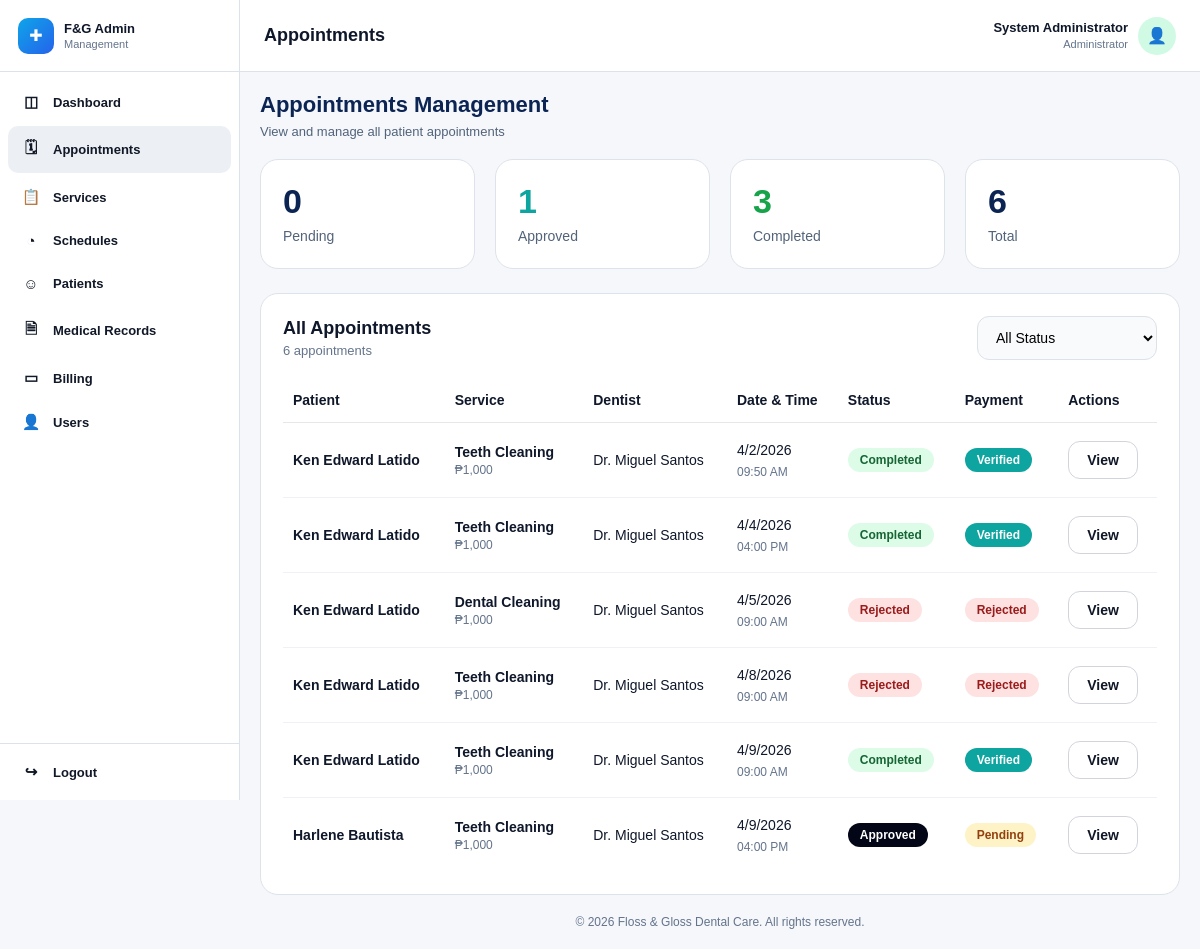
/admin/manage-appointments.php (signed in), run on an earlier commit of the app's database.
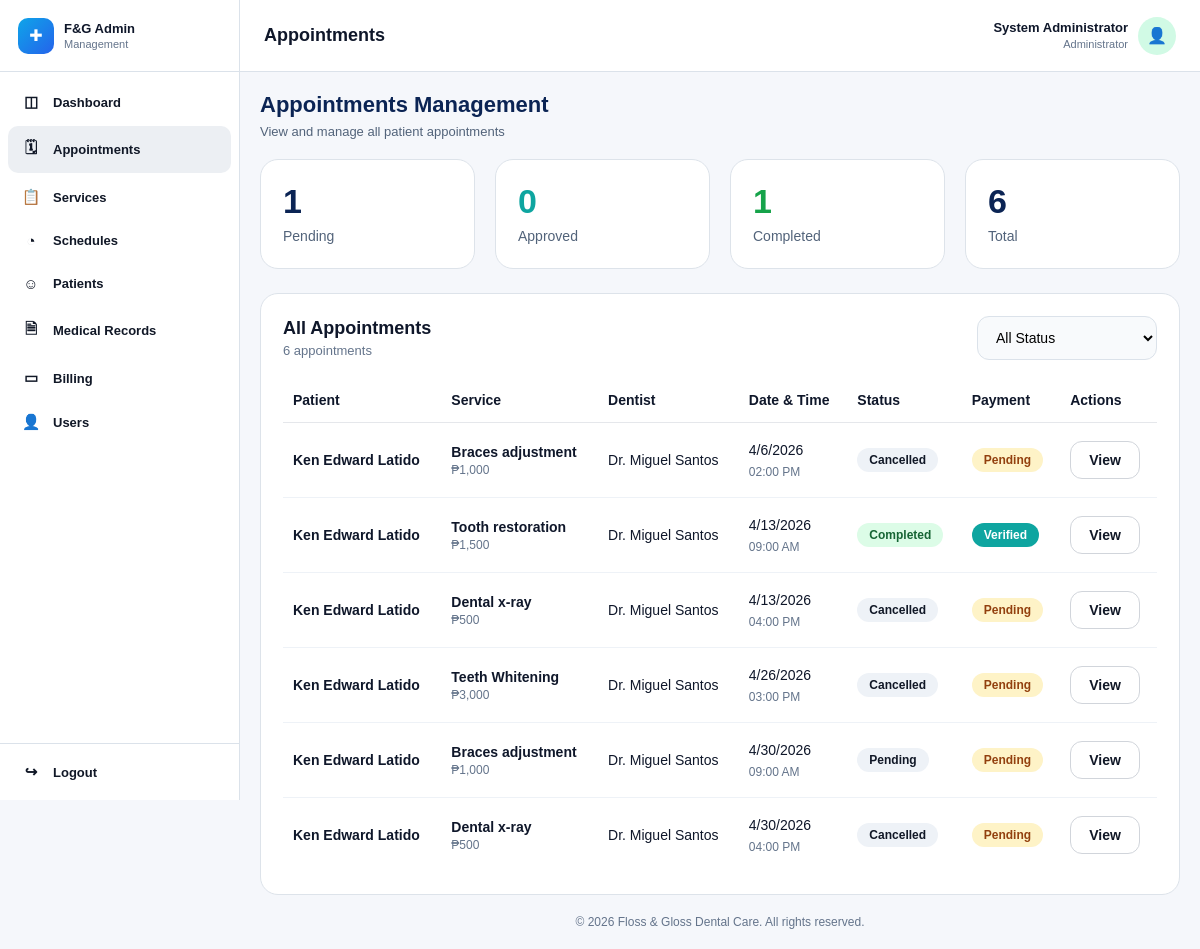
And on a later commit of the database.
### tables this page shows
CREATE TABLE `appointments` (
  `appointment_id` int(11) NOT NULL,
  `appointment_code` varchar(30) NOT NULL,
  `patient_id` int(11) NOT NULL,
  `service_id` int(11) NOT NULL,
  `dentist_id` int(11) NOT NULL,
  `requested_date` date NOT NULL,
  `requested_start_time` time NOT NULL,
  `requested_end_time` time NOT NULL,
  `final_date` date DEFAULT NULL,
  `final_start_time` time DEFAULT NULL,
  `final_end_time` time DEFAULT NULL,
  `status` enum('pending','approved','rejected','reschedule_requested','rescheduled','cancelled','completed','no_show') NOT NULL DEFAULT 'pending',
  `payment_status` enum('not_required','pending','submitted','verified','rejected') NOT NULL DEFAULT 'pending',
  `approval_notes` text DEFAULT NULL,
  `created_by_patient` int(11) NOT NULL,
  `last_updated_by` int(11) DEFAULT NULL,
  `created_at` timestamp NOT NULL DEFAULT current_timestamp(),
  `updated_at` timestamp NOT NULL DEFAULT current_timestamp() ON UPDATE current_timestamp()
);

CREATE TABLE `services` (
  `service_id` int(11) NOT NULL,
  `service_name` varchar(150) NOT NULL,
  `description` text DEFAULT NULL,
  `image_path` varchar(255) DEFAULT NULL,
  `duration_minutes` int(11) NOT NULL DEFAULT 30,
  `price` decimal(10,2) NOT NULL DEFAULT 0.00,
  `is_active` tinyint(1) NOT NULL DEFAULT 1,
  `created_by` int(11) DEFAULT NULL,
  `created_at` timestamp NOT NULL DEFAULT current_timestamp(),
  `updated_at` timestamp NOT NULL DEFAULT current_timestamp() ON UPDATE current_timestamp()
);

### admin/manage-appointments.php (the view, shortened to what the changed rows need)
<?php
require_once '../config/database.php';
$query = "
    SELECT
        a.*,
        s.service_name,
        s.price,
        TRIM(CONCAT(COALESCE(pp.first_name, ''), ' ', COALESCE(pp.last_name, ''))) AS patient_name,
        TRIM(CONCAT(COALESCE(dp.first_name, ''), ' ', COALESCE(dp.last_name, ''))) AS dentist_name
    FROM appointments a
    LEFT JOIN services s ON a.service_id = s.service_id
    LEFT JOIN patient_profiles pp ON a.patient_id = pp.patient_id
    LEFT JOIN dentist_profiles dp ON a.dentist_id = dp.dentist_id
    ORDER BY a.requested_date ASC, a.requested_start_time ASC
";
$result = mysqli_query($conn, $query);
$appointments = [];
$pending_count = 0;
$approved_count = 0;
$completed_count = 0;
if ($result) {
    while ($row = mysqli_fetch_assoc($result)) {
        if (trim($row['dentist_name'] ?? '') === '') {
            $row['dentist_name'] = !empty($row['dentist_id']) ? 'Dentist #' . $row['dentist_id'] : 'Not assigned';
        } else {
            $row['dentist_name'] = 'Dr. ' . preg_replace('/\s+/', ' ', trim($row['dentist_name']));
        }
        $appointments[] = $row;
        $status_lower = strtolower(trim($row['status'] ?? ''));
        if ($status_lower === 'pending') {
            $pending_count++;
        } elseif ($status_lower === 'approved') {
            $approved_count++;
        } elseif ($status_lower === 'completed') {
            $completed_count++;
        }
    }
}
include("../includes/admin-header.php");
include("../includes/admin-sidebar.php");
?>
<div class="main-area">
    <div class="topbar">
        <h1>Appointments</h1>
    </div>
    <div class="content">
        <div class="appointments-top">
            <h2>Appointments Management</h2>
        </div>
        <div class="stats-grid">
            <div class="stat-card">
                <div class="value"><?php echo $pending_count; ?></div>
                <div class="label">Pending</div>
            </div>
            <div class="stat-card approved">
                <div class="value"><?php echo $approved_count; ?></div>
                <div class="label">Approved</div>
            </div>
            <div class="stat-card completed">
                <div class="value"><?php echo $completed_count; ?></div>
                <div class="label">Completed</div>
            </div>
        </div>
        <section class="panel">
            <div class="table-wrap">
                <table class="appointments-table">
                    <thead>
                        <tr>
                            <th>Patient</th>
                            <th>Service</th>
                            <th>Dentist</th>
                            <th>Date &amp; Time</th>
                            <th>Status</th>
                            <th>Payment</th>
                            <th>Actions</th>
                        </tr>
                    </thead>
                    <tbody id="appointmentsTableBody">
                        <?php if (count($appointments) > 0): ?>
                            <?php foreach ($appointments as $row): ?>
                                <?php
                                    $status = strtolower(trim($row['status'] ?? 'pending'));
                                    $payment_status = strtolower(trim($row['payment_status'] ?? 'pending'));
                                    $status_badge_class = 'badge-pending';
                                    if ($status === 'approved') {
                                        $status_badge_class = 'badge-approved';
                                    } elseif ($status === 'completed') {
                                        $status_badge_class = 'badge-completed';
                                    } elseif ($status === 'rejected') {
                                        $status_badge_class = 'badge-rejected';
                                    }
                                    $payment_badge_class = 'badge-paid-pending';
                                    if ($payment_status === 'verified') {
                                        $payment_badge_class = 'badge-verified';
                                    } elseif ($payment_status === 'rejected') {
                                        $payment_badge_class = 'badge-paid-rejected';
                                    }
                                    $raw_date = !empty($row['final_date']) ? $row['final_date'] : ($row['requested_date'] ?? '');
                                    $formatted_date = $raw_date ? date('n/j/Y', strtotime($raw_date)) : 'No date';
                                    $raw_time = !empty($row['final_start_time']) ? $row['final_start_time'] : ($row['requested_start_time'] ?? '');
                                    $formatted_time = $raw_time ? date('h:i A', strtotime($raw_time)) : 'No time';
                                    $price = isset($row['price']) ? (float)$row['price'] : 0;
                                    $dentist_name = $row['dentist_name'] ?? 'Not assigned';
                                ?>
                                <tr data-status="<?php echo htmlspecialchars($status); ?>">
                                    <td>
                                        <div class="patient-name"><?php echo htmlspecialchars($row['patient_name']); ?></div>
                                    </td>
                                    <td>
                                        <div class="service-name"><?php echo htmlspecialchars($row['service_name'] ?? 'Unknown Service'); ?></div>
                                        <div class="service-price">₱<?php echo number_format($price, 0); ?></div>
                                    </td>
                                    <td><?php echo htmlspecialchars($dentist_name); ?></td>
                                    <td>
                                        <div class="date-block">
                                            <span><?php echo htmlspecialchars($formatted_date); ?></span>
                                            <span class="muted"><?php echo htmlspecialchars($formatted_time); ?></span>
                                        </div>
                                    </td>
                                    <td>
                                        <span class="badge <?php echo $status_badge_class; ?>">
                                            <?php echo htmlspecialchars($row['status'] ?? 'Pending'); ?>
                                        </span>
                                    </td>
                                    <td>
                                        <span class="badge <?php echo $payment_badge_class; ?>">
                                            <?php echo htmlspecialchars($row['payment_status'] ?? 'pending'); ?>
                                        </span>
                                    </td>
                                    <td>
                                        <button
                                            type="button"
                                            class="view-btn"
                                            data-id="<?php echo (int)$row['appointment_id']; ?>"
                                            data-patient="<?php echo htmlspecialchars($row['patient_name'], ENT_QUOTES); ?>"
                                            data-service="<?php echo htmlspecialchars($row['service_name'] ?? 'Unknown Service', ENT_QUOTES); ?>"
                                            data-dentist="<?php echo htmlspecialchars($dentist_name, ENT_QUOTES); ?>"
                                            data-date="<?php echo htmlspecialchars($formatted_date, ENT_QUOTES); ?>"
                                            data-time="<?php echo htmlspecialchars($formatted_time, ENT_QUOTES); ?>"
                                            data-status="<?php echo htmlspecialchars($row['status'] ?? 'Pending', ENT_QUOTES); ?>"
                                            data-payment="<?php echo htmlspecialchars($row['payment_status'] ?? 'pending', ENT_QUOTES); ?>"
                                            data-cost="₱<?php echo number_format($price, 0); ?>"
                                        >
                                            View
                                        </button>
                                    </td>
                                </tr>
                            <?php endforeach; ?>
                        <?php else: ?>
                            <tr>
                                <td colspan="7" class="empty-state">No appointments found.</td>
                            </tr>
                        <?php endif; ?>
                    </tbody>
                </table>
            </div>
        </section>
        <?php include("../includes/admin-footer.php"); ?>

What changed in the data, as far as the page shows it:
removed appointments: patient_name "Ken Edward Latido", service.service_name "Teeth Cleaning", service.price "1,000", dentist_name "Dr. Miguel Santos", formatted_date "4/2/2026", formatted_time "09:50 AM", status "Completed", payment_status "Verified"
removed appointments: patient_name "Ken Edward Latido", service.service_name "Teeth Cleaning", service.price "1,000", dentist_name "Dr. Miguel Santos", formatted_date "4/4/2026", formatted_time "04:00 PM", status "Completed", payment_status "Verified"
removed appointments: patient_name "Ken Edward Latido", service.service_name "Dental Cleaning", service.price "1,000", dentist_name "Dr. Miguel Santos", formatted_date "4/5/2026", formatted_time "09:00 AM", status "Rejected", payment_status "Rejected"
removed appointments: patient_name "Ken Edward Latido", service.service_name "Teeth Cleaning", service.price "1,000", dentist_name "Dr. Miguel Santos", formatted_date "4/8/2026", formatted_time "09:00 AM", status "Rejected", payment_status "Rejected"
removed appointments: patient_name "Ken Edward Latido", service.service_name "Teeth Cleaning", service.price "1,000", dentist_name "Dr. Miguel Santos", formatted_date "4/9/2026", formatted_time "09:00 AM", status "Completed", payment_status "Verified"
removed appointments: patient_name "Harlene Bautista", service.service_name "Teeth Cleaning", service.price "1,000", dentist_name "Dr. Miguel Santos", formatted_date "4/9/2026", formatted_time "04:00 PM", status "Approved", payment_status "Pending"
added appointments: patient_name "Ken Edward Latido", service.service_name "Braces adjustment", service.price "1,000", dentist_name "Dr. Miguel Santos", formatted_date "4/6/2026", formatted_time "02:00 PM", status "Cancelled", payment_status "Pending"
added appointments: patient_name "Ken Edward Latido", service.service_name "Tooth restoration", service.price "1,500", dentist_name "Dr. Miguel Santos", final_date "4/13/2026", final_start_time "09:00 AM", status "Completed", payment_status "Verified"
added appointments: patient_name "Ken Edward Latido", service.service_name "Dental x-ray", service.price "500", dentist_name "Dr. Miguel Santos", formatted_date "4/13/2026", formatted_time "04:00 PM", status "Cancelled", payment_status "Pending"
added appointments: patient_name "Ken Edward Latido", service.service_name "Teeth Whitening", service.price "3,000", dentist_name "Dr. Miguel Santos", formatted_date "4/26/2026", formatted_time "03:00 PM", status "Cancelled", payment_status "Pending"
added appointments: patient_name "Ken Edward Latido", service.service_name "Braces adjustment", service.price "1,000", dentist_name "Dr. Miguel Santos", formatted_date "4/30/2026", formatted_time "09:00 AM", status "Pending", payment_status "Pending"
added appointments: patient_name "Ken Edward Latido", service.service_name "Dental x-ray", service.price "500", dentist_name "Dr. Miguel Santos", formatted_date "4/30/2026", formatted_time "04:00 PM", status "Cancelled", payment_status "Pending"
Also different on the page:
$pending_count: "0" → "1"
$approved_count: "1" → "0"
$completed_count: "3" → "1"
